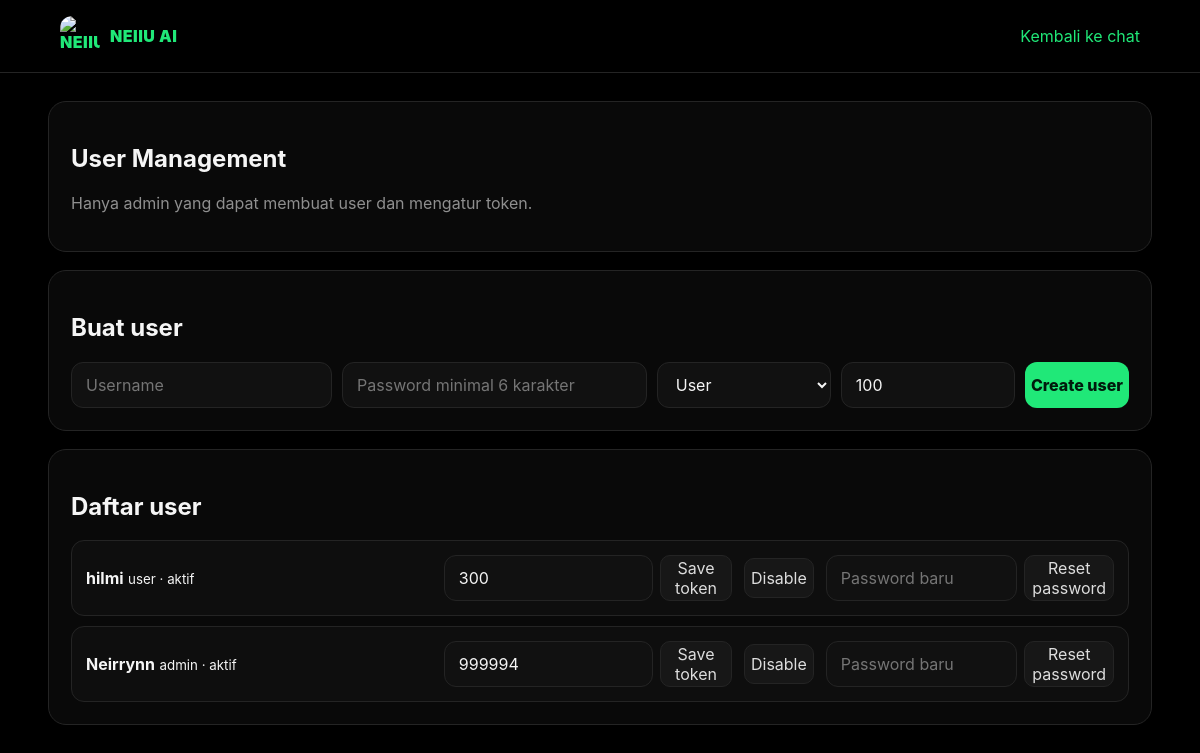
Page /admin (signed in) on the earlier database version.
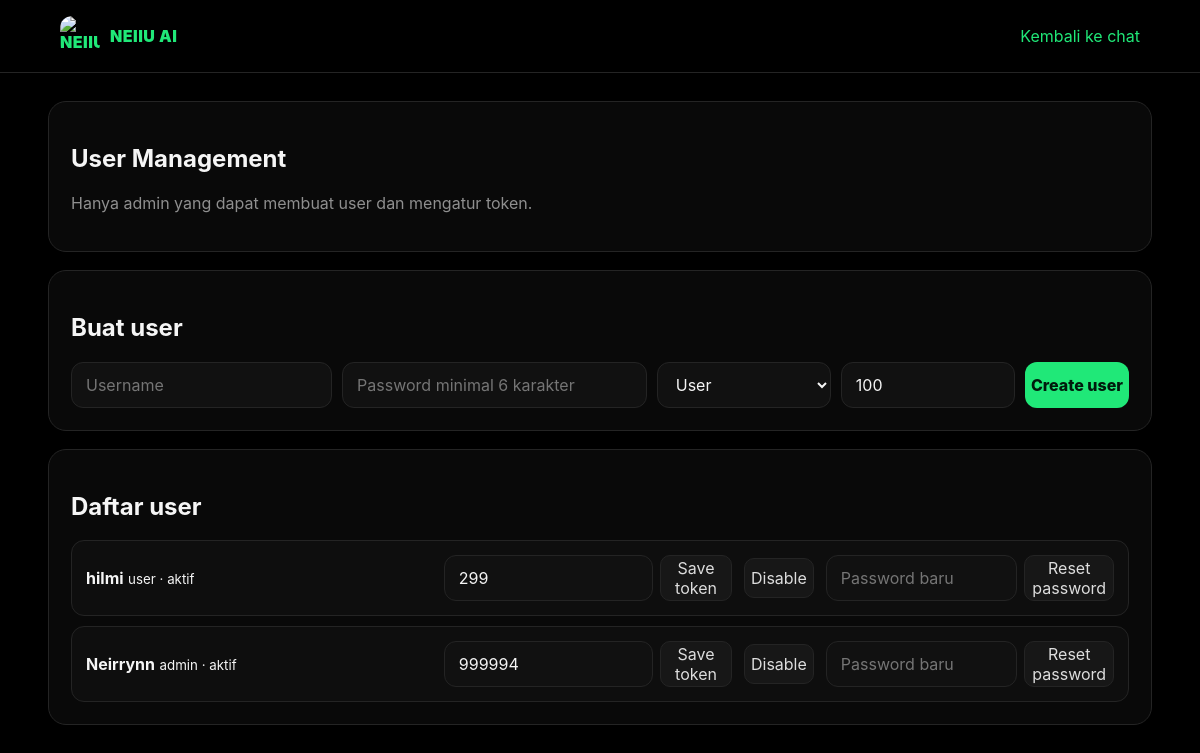
Same page on the later database version.
### tables this page shows
CREATE TABLE users (
                id INTEGER PRIMARY KEY AUTOINCREMENT,
                username TEXT NOT NULL UNIQUE COLLATE NOCASE,
                password_hash TEXT NOT NULL,
                role TEXT NOT NULL DEFAULT 'user'
                    CHECK(role IN ('admin', 'user')),
                token_balance INTEGER NOT NULL DEFAULT 0
                    CHECK(token_balance >= 0),
                is_active INTEGER NOT NULL DEFAULT 1
                    CHECK(is_active IN (0, 1)),
                created_at TEXT NOT NULL
            );

### web_app.py (the view)
@app.get(
    "/admin",
    response_class=HTMLResponse,
)
def admin_page(request: Request):
    user = session_user(request)
    if not user:
        return RedirectResponse(
            "/login",
            status_code=303,
        )
    if user["role"] != "admin":
        return RedirectResponse(
            "/chat",
            status_code=303,
        )
    return templates.TemplateResponse(
        request=request,
        name="admin.html",
        context={
            "user": dict(user),
            "users": [
                dict(item)
                for item in list_users()
            ],
            "message": (
                request.query_params.get(
                    "message"
                )
            ),
        },
    )

### templates/admin.html (shortened to what this page needs)
<!doctype html>
<html lang="id">
<head>
    <link rel="stylesheet" href="{{ url_for('static', path='/style.css') }}">
</head>
<body class="admin-body">
    <header class="admin-top">
        <a href="/chat" class="brand">
            <img
                src="https://ik.imagekit.io/haim3/neiiuai%20logo.jpg"
                alt="NEIIU AI"
            >
            <span>NEIIU AI</span>
        </a>
        <a href="/chat" class="text-link">Kembali ke chat</a>
    </header>
    <main class="admin-container">
        <section class="admin-card">
            <h1>User Management</h1>
            <p class="muted">
                Hanya admin yang dapat membuat user dan mengatur token.
            </p>
        </section>
        <section class="admin-card">
            <h2>Buat user</h2>
            <form method="post" action="/admin/users" class="admin-form">
                <input name="username" placeholder="Username" required>
                <input
                    name="password"
                    type="password"
                    placeholder="Password minimal 6 karakter"
                    required
                >
                <select name="role">
                    <option value="user">User</option>
                </select>
                <input
                    name="token_balance"
                    type="number"
                    min="0"
                    value="100"
                    required
                >
                <button class="primary" type="submit">
                    Create user
                </button>
            </form>
        </section>
        <section class="admin-card">
            <h2>Daftar user</h2>
            <div class="user-table">
                {% for item in users %}
                    <article class="user-row">
                        <div>
                            <strong>{{ item.username }}</strong>
                            <small>
                                {{ item.role }} ·
                                {% if item.is_active %}
                                    aktif
                                {% else %}
                                    nonaktif
                                {% endif %}
                            </small>
                        </div>
                        <form
                            method="post"
                            action="/admin/users/{{ item.id }}/tokens"
                        >
                            <input
                                name="token_balance"
                                type="number"
                                min="0"
                                value="{{ item.token_balance }}"
                            >
                            <button>Save token</button>
                        </form>
                        <form
                            method="post"
                            action="/admin/users/{{ item.id }}/active"
                        >
                            <button>
                                {% if item.is_active %}
                                    Disable
                                {% else %}
                                    Enable
                                {% endif %}
                            </button>
                        </form>
                        <form
                            method="post"
                            action="/admin/users/{{ item.id }}/password"
                        >
                            <input
                                name="password"
                                type="password"
                                placeholder="Password baru"
                                required
                            >
                            <button>Reset password</button>
                        </form>
                    </article>
                {% endfor %}
            </div>
        </section>
    </main>
</body>
</html>

### static/style.css (style rules this page uses)
:root { color-scheme: dark; --bg: #000; --panel: #090909; --panel-2: #111; --border: #242424; --text: #f5f5f5; --muted: #8f8f8f; --green: #20e878; --green-dark: #0c8f49; --danger: #ff6969; }
* { box-sizing: border-box; }
html, body { margin: 0; min-height: 100%; font-family: Inter, ui-sans-serif, system-ui, -apple-system, BlinkMacSystemFont, "Segoe UI", sans-serif; background: var(--bg); color: var(--text); }
button, input, textarea, select { font: inherit; }
button, a { -webkit-tap-highlight-color: transparent; }
.muted { color: var(--muted); }
.text-link { color: var(--green); text-decoration: none; }
input, select { width: 100%; min-height: 46px; padding: 0 14px; border: 1px solid var(--border); border-radius: 12px; outline: none; color: var(--text); background: var(--panel-2); }
.primary { min-height: 46px; border: 0; border-radius: 12px; cursor: pointer; font-weight: 800; color: #001a0c; background: var(--green); }
.brand { display: flex; align-items: center; gap: 10px; color: var(--green); text-decoration: none; font-weight: 900; letter-spacing: 0.03em; }
.brand img { width: 40px; height: 40px; object-fit: cover; border-radius: 12px; }
.admin-body { min-height: 100vh; background: #000; }
.admin-top { display: flex; align-items: center; justify-content: space-between; padding: 16px 5%; border-bottom: 1px solid var(--border); }
.admin-container { display: grid; gap: 18px; width: min(1180px, 92%); margin: 28px auto 60px; }
.admin-card { padding: 22px; border: 1px solid var(--border); border-radius: 18px; background: #090909; }
.admin-form { display: grid; grid-template-columns: 1.2fr 1.4fr 0.8fr 0.8fr auto; gap: 10px; }
.user-table { display: grid; gap: 10px; }
.user-row { display: grid; grid-template-columns: 1.2fr 1fr auto 1fr; gap: 12px; align-items: center; padding: 14px; border: 1px solid var(--border); border-radius: 13px; background: #0e0e0e; }
.user-row form { display: flex; gap: 7px; }
.user-row button { min-height: 40px; border: 1px solid var(--border); border-radius: 10px; cursor: pointer; color: #ddd; background: #171717; }

Differences in the rows shown:
changed users "hilmi": token_balance "300" → "299"
